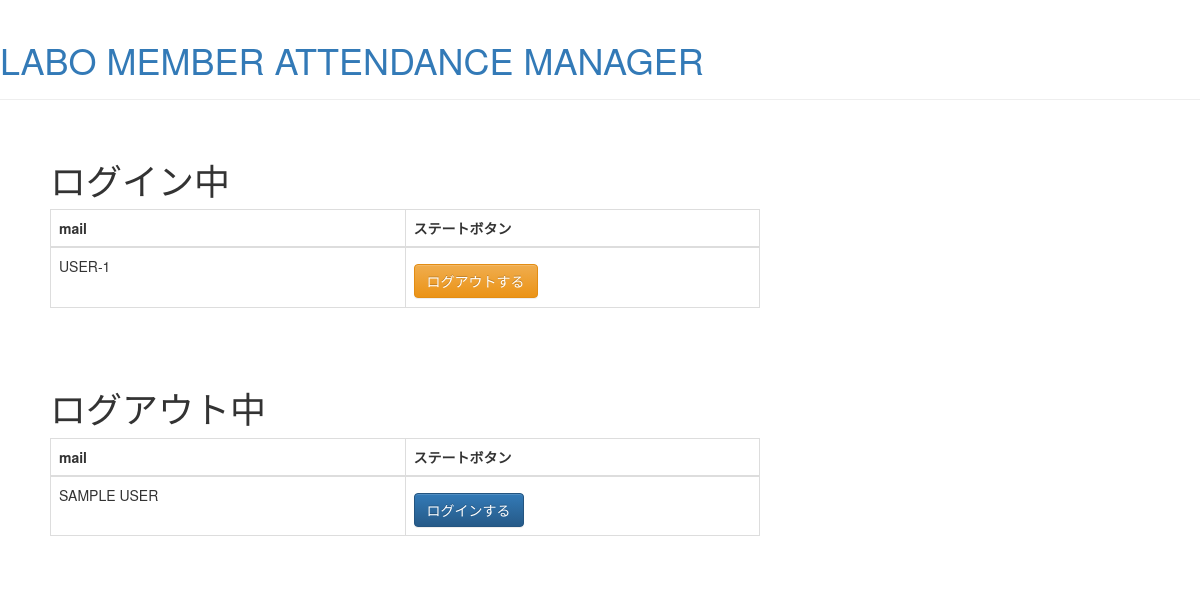
/ (signed in), run on the app's committed database.
### logsys/models.py (models this page shows, shortened)
class User(AbstractBaseUser, PermissionsMixin):
    email = models.EmailField(_('email address'), unique=True)
    first_name = models.CharField(_('first name'), max_length=30, blank=True)
    last_name = models.CharField(_('last name'), max_length=150, blank=True)
    login_or_out = models.BooleanField(_('state'),default=False)
    login_date = models.DateTimeField(blank=True, null=True)
    logout_date = models.DateTimeField(blank=True, null=True)
    is_staff = models.BooleanField(
        _('staff status'),
        default=False,
        help_text=_(
            'Designates whether the user can log into this admin site.'),
    )
    is_active = models.BooleanField(
        _('active'),
        default=True,
        help_text=_(
            'Designates whether this user should be treated as active. '
            'Unselect this instead of deleting accounts.'
        ),
    )
    date_joined = models.DateTimeField(_('date joined'), default=timezone.now)
    objects = UserManager()
    EMAIL_FIELD = 'email'
    USERNAME_FIELD = 'email'
    REQUIRED_FIELDS = []
    class Meta:
        verbose_name = _('user')
        verbose_name_plural = _('users')

### logsys/views.py (the view)
# urls.py: path('', views.index, name='index'),
@login_required
def index(request):
    users = User.objects.all()
    return render(request, 'logsys/state_list.html', {'users': users})

### logsys/templates/logsys/state_list.html
{% extends 'logsys/base.html' %}
{% block content %}
            <div class="login container-fluid" style="padding:20px;">
            <h1>ログイン中</h1>
                <table class="table table-bordered" style="content-align:center;table-layout:fixed;">
                    <thead>
                        <tr>
                            <th scope="col" style="width:200px;">mail</th>
                            <th scope="col" style="width:200px;">ステートボタン</th>
                        </tr>
                    </thead>
                {% for user in users %}
                    {% if user.login_or_out %}
                    <tr>
                        <td>
                            {{ user.first_name }} {{ user.last_name }}
                        </td>
                        <td>
                            <a href="{% url 'stateupdate' pk=user.pk %}" style="font-size:30px;"><button type="button" class="btn btn-warning">ログアウトする</button></a>
                        </td>
                    </tr>
                    {% endif %}
                {% endfor %}
                </table>
            </div>
            <div class="logout container-fluid" style="padding:20px;">
                <h1>ログアウト中</h1>
                <table class="table table-bordered" style="content-align:center;table-layout:fixed;">
                    <thead>
                        <tr>
                            <th scope="col">mail</th>
                            <th scope="col">ステートボタン</th>
                        </tr>
                    </thead>
                    {% for user in users %}
                        {% if not user.login_or_out %}
                        <tr>
                            <td>
                                {{ user.first_name }} {{ user.last_name }}
                            </td>
                            <td>
                                <a href="{% url 'stateupdate' pk=user.pk %}" style="font-size:30px;"><button type="button" class="btn btn-primary">ログインする</button></a>
                            </td>
                        </tr>
                        {% endif %}
                {% endfor %}
                </table>
            </div>
{% endblock content %}

### data on the page
User: first_name "USER-1"
User: first_name "SAMPLE", last_name "USER"
